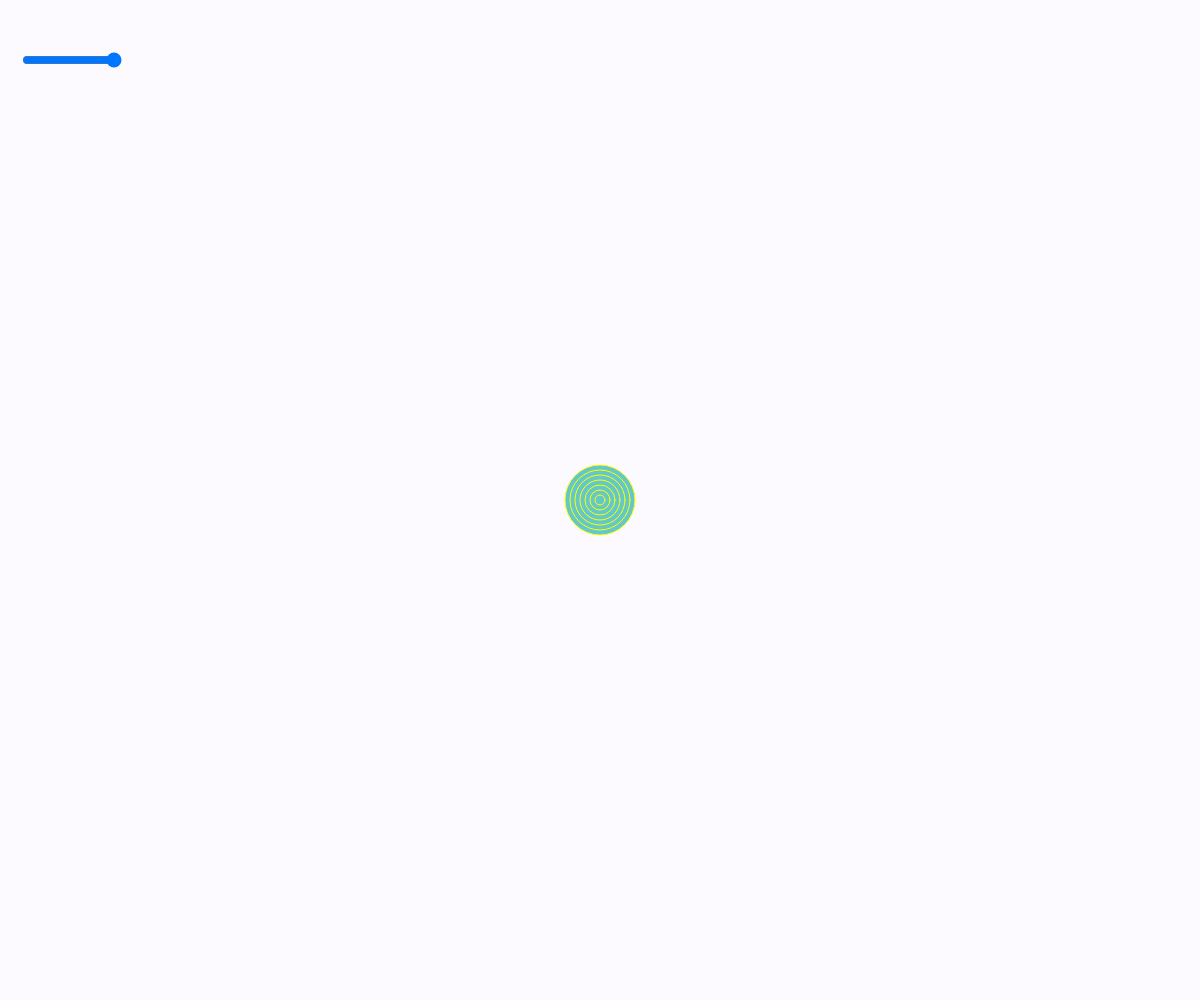
Frame 1 (no input)
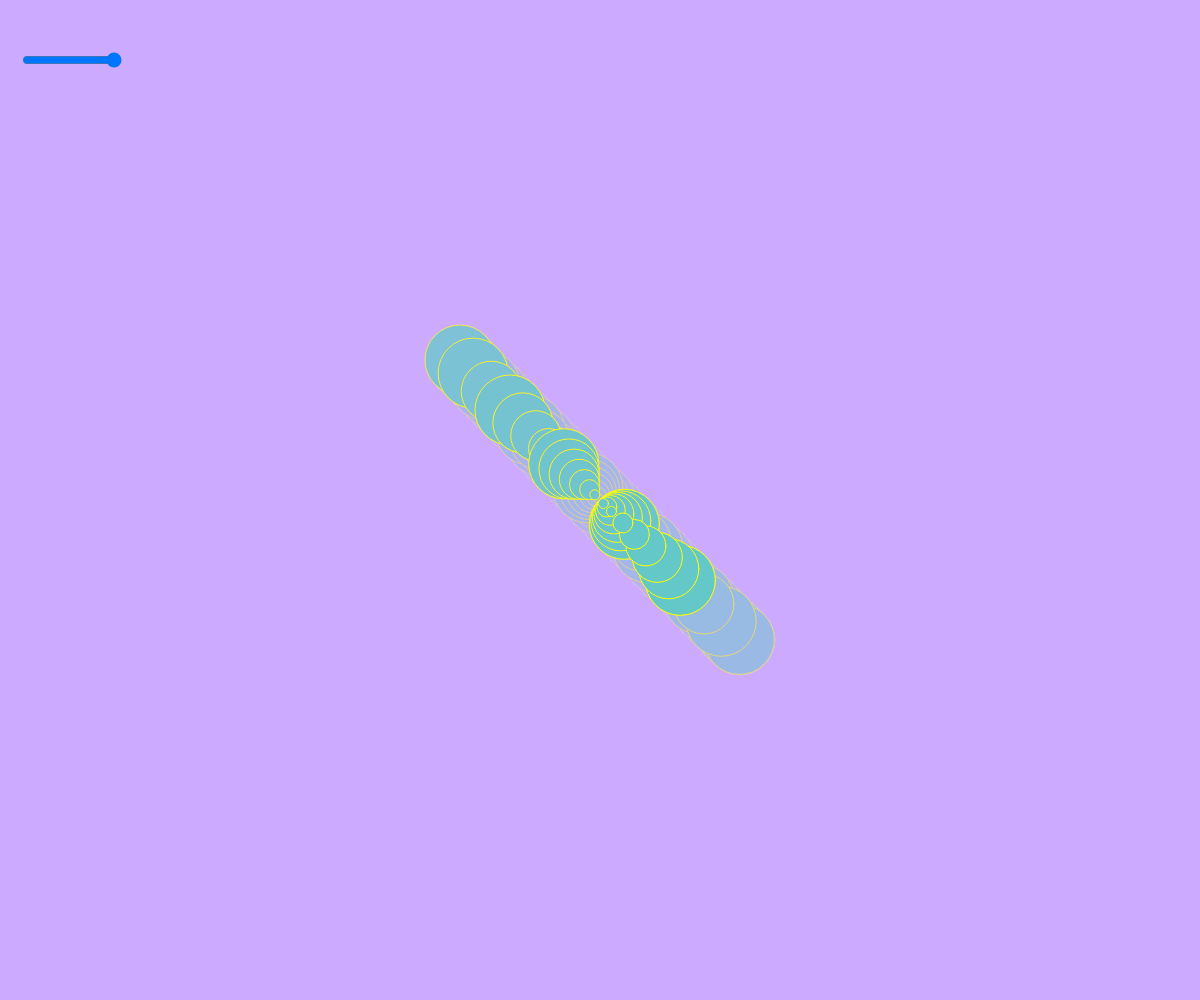
Frame 60 (no input)
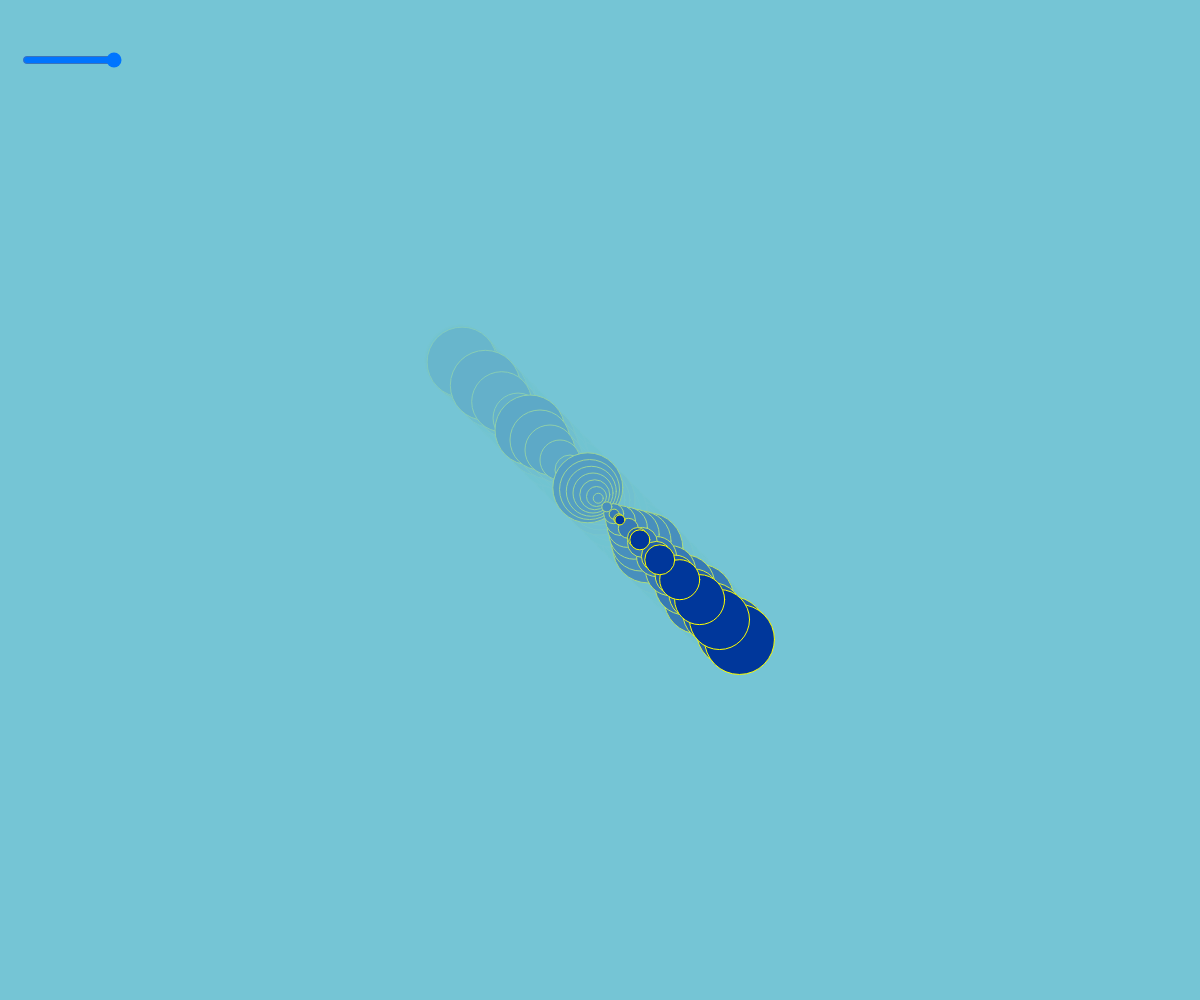
Frame 120 (the mouse pressed at the canvas centre since frame 60)

The p5.js sketch that drew these frames (run headless with seeded random() and noise() and a simulated clock; from frame 60 on, the mouse is pressed at the canvas centre):

// p5.js sketch
// ── sketch.js

let r = 100;
let g = 200;
let b = 200;

let angle = 0;
let slider;
let sliderValue;
function setup() {
  createCanvas(windowWidth, windowHeight);
  angleMode(DEGREES);
  slider = createSlider(0,20);
  slider.position(20,50);
  slider.size(100);

}

function draw() {
  sliderValue = slider.value();
  background(200, 160, 250, 15);

  // Invert colours while mouse is pressed
  let cr = r;
  let cg = g;
  let cb = b;

  if (mouseIsPressed) {
    background(cr, cg, cb, 60);
    cr = 0;
    cg = 55;
    cb = 155;
  }

  // Movement range
  let offsetX = sin(angle) * sliderValue;
  let offsetY = sin(angle) * sliderValue;
 
  // Draw 7 circles, largest to smallest
  for (let i = 7; i > 0; i--) {
    fill(cr, cg, cb);
    stroke("yellow");

    circle(
      width / 2 + offsetX * i,
      height / 2 + offsetY * i,
      10 * i
    );
  }

  angle += 5;
  angle += sliderValue;
}
